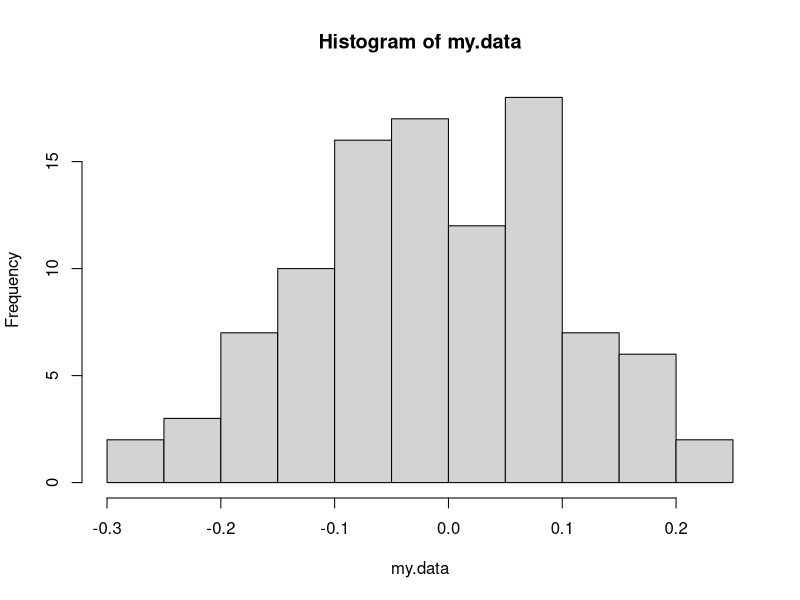
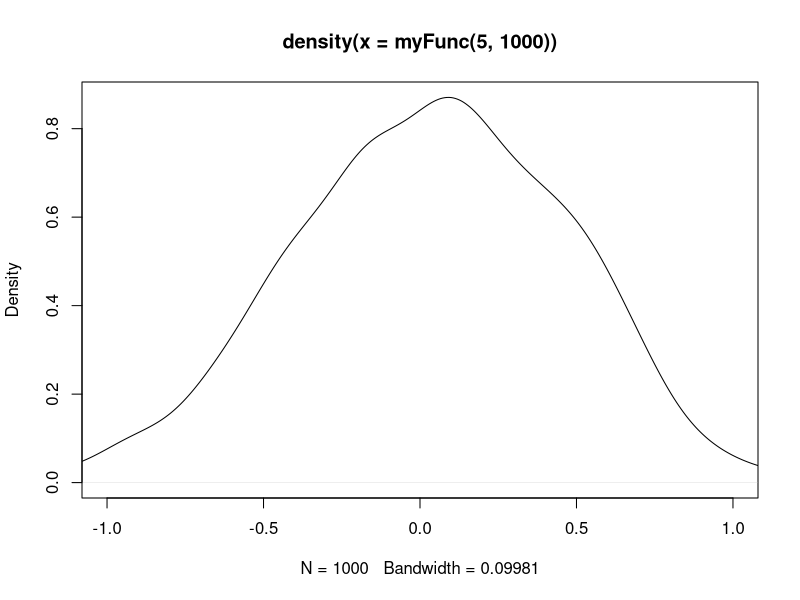
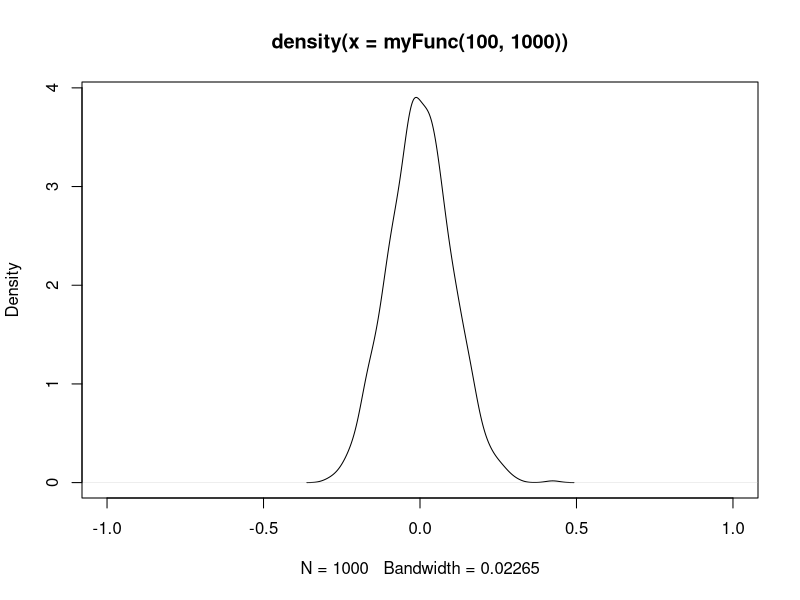
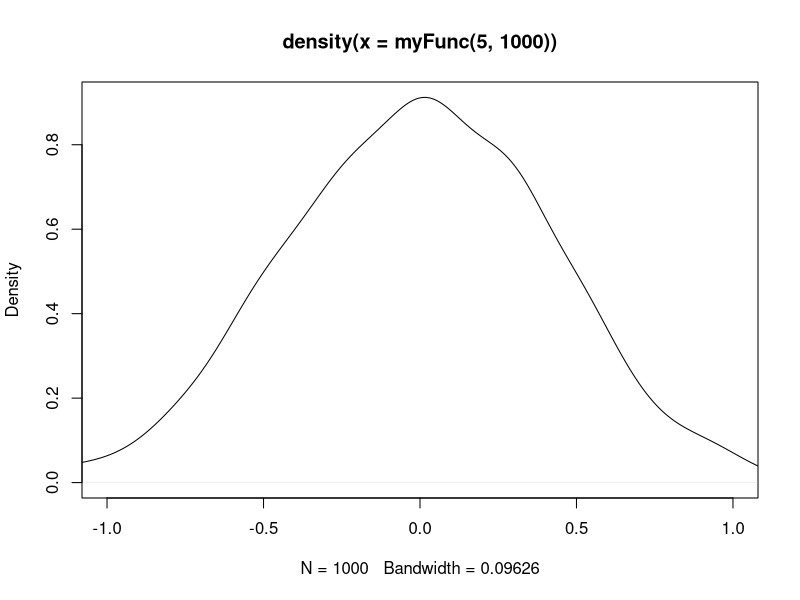

These figures' R source, in order:


#looping----

# a while loop will repeat until some condition is met. This one prints letters until i passes 26
i<-1
while(i <=26){
  print(letters[i])
  
  #this increments i each time we run the loop. Leaving this out would create a loop that ran forever.
  i<-i+1
}

#a for loop will perform some operation on each value in a list. This one prints i for every value in 1:26. 

for(i in 1:26){
  print(letters[i])
  # i increments automatically in a for loop, and it starts back at 1 each type we run the loop. 
}

#use a for loop to store results from multiple runs of data

#empty matrix with one row
my.data<-matrix(NA, nrow=100, ncol=1)
for(i in 1:100){
  my.data[i]<-rnorm(1)
}
sum(my.data)


#function in a loop----
myFunc<-function(n){
  a<-mean(rnorm(n))
  return(a)
}


my.data<-matrix(NA, nrow=100, ncol=1)
for(i in 1:100){
  my.data[i]<-myFunc(100)
}

hist(my.data)

#loop in a function

myFunc<-function(n, repetitions){
  my.data<-matrix(NA, nrow=repetitions, ncol=1)
  for(i in 1:repetitions){
    random<-rnorm(n)
    my.data[i]<-mean(random)
  }
  return(my.data)
}


plot(density(myFunc(5, 1000)), xlim=c(-1, 1))
plot(density(myFunc(100, 1000)), xlim=c(-1, 1))

#R also provides an apply family of functions
#These are (supposedly) more computationally efficient than loops. They are also (indisputably) a quicker and cleaner looking way to write code. 

#sapply and lapply will take a data frame or a list and apply a function to each element in that list or data frame.

#lapply will return a list
lapply(rep(5, 5), function(x) rnorm(x))

#sapply will try to simplify and return an array or matrix where possible
sapply(rep(5, 5), function(x) rnorm(x))


#replicate function - a wrapper for sapply that offers simpler syntax for repeating a task N times
replicate(100, rnorm(1))


#a shorter version of the previous CLT function 
myFunc<-function(n, repetitions){
  return(replicate(repetitions, mean(rnorm(n))))
}

plot(density(myFunc(5, 1000)), xlim=c(-1, 1))
